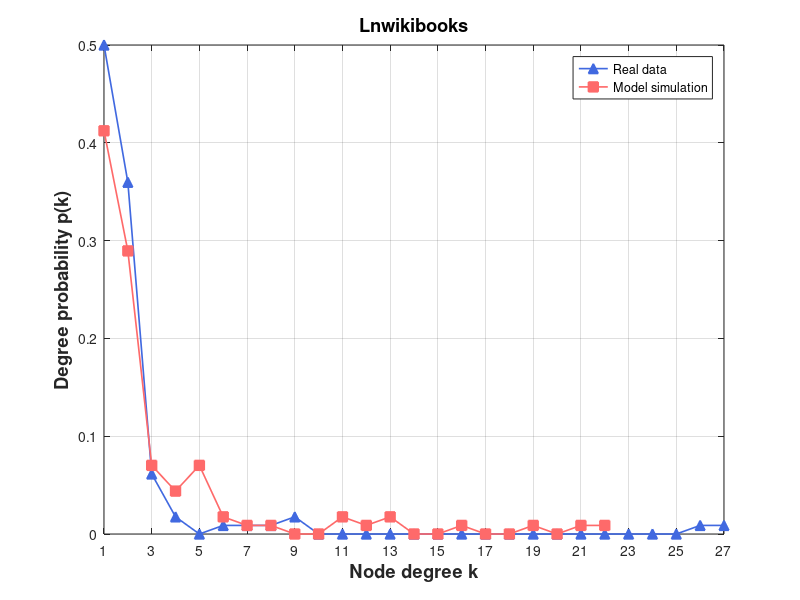

Write the MATLAB code that produced this figure.
% Create some data
% 定义度数直方图

degree_hist1 = [0, 57, 41, 7, 2, 0, 1, 1, 1, 2, 0, 0, 0, 0, 0, 0, 0, 0, 0, 0, 0, 0, 0, 0, 0, 0, 1, 1];
degree_hist2 = [0, 47, 33, 8, 5, 8, 2, 1, 1, 0, 0, 2, 1, 2, 0, 0, 1, 0, 0, 1, 0, 1, 1];

% 将度数直方图转换为浮点型数组

degree_hist1 = double(degree_hist1);
degree_hist2 = double(degree_hist2);

degree1 = degree_hist1(2:end);
degree2 = degree_hist2(2:end);
% 计算度数概率
degree_prob1 = degree1 / sum(degree1);
degree_prob2 = degree2 / sum(degree2);

figure

set(gca, 'FontSize', 12);

  
plot(1:length(degree_prob1), degree_prob1, '^-','Color',[65/256,105/256,225/256],'LineWidth',1.2,'Markersize',7,'MarkerFaceColor',[65/256,105/256,225/256])

hold on
%plot(eb, predictionData,'ro-','LineWidth',1.2,'Markersize',7,'MarkerFaceColor','r')
%plot(eb, predictionData, 's-','Color',[171/256,130/256,255/256],'LineWidth',1.2,'Markersize',7,'MarkerFaceColor',[171/256,130/256,255/256]) 
%plot(eb, epsilon7, 's-','Color',[0/256,206/256,209/256],'LineWidth',1.2,'Markersize',7,'MarkerFaceColor',[0/256,206/256,209/256])

%plot(eb, size700, 's-','Color',[171/256,130/256,255/256],'LineWidth',1.2,'Markersize',7,'MarkerFaceColor',[171/256,130/256,255/256]) %Purple
plot(1:length(degree_prob2), degree_prob2, 's-','Color',[255/256,106/256,106/256],'LineWidth',1.2,'Markersize',7,'MarkerFaceColor',[255/256,106/256,106/256])



% Turn on the grid
grid on

% Add title and axis labels
%title('Performance of Baseband QPSK')
xlabel('Node degree k','FontSize',13.2,'FontWeight','bold')
ylabel('Degree probability p(k)','FontSize',13.2,'FontWeight','bold')
legend('Real data', 'Model simulation')
% title('Wikibooks (Initial)', 'FontSize', 13.2, 'FontWeight', 'bold')
title('Lnwikibooks', 'FontSize', 13.2, 'FontWeight', 'bold')
% axis([0.03 1.02 0 0.35])
%set(gca,'xtick',[xmin:step:xmax])
% set(gca,'xtick',[1:1000:11000])
set(gca,'xtick', 1:2:max(length(degree_prob1),length(degree_prob2)))
% set(gca,'xticklabels',{'0','0.16','0.32','0.48','0.64','0.80'});
%set(gca,'ytick',[0:0.05:0.35])
xlim([1 max(length(degree_prob1),length(degree_prob2))])
%set(gca,'xscale','log')
